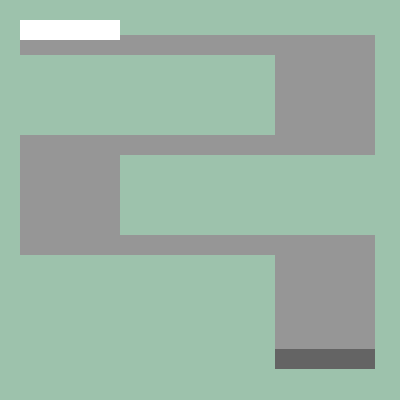
Frame 1 (no input)
Frame 60 (the mouse pressed at the canvas centre just before this capture): identical to frame 1, image omitted
Frame 120 (the mouse held since frame 60 and released just before this capture): identical to frame 1, image omitted

The Processing sketch that drew this single still picture (run headless with seeded random() and noise(); from frame 60 on, the mouse is pressed at the canvas centre):

// Processing sketch: processing_87189
// ── processing_87189.pde

//Cristina Shin cshin1 Copyright Cristina Shin 1/28/2013
//Keyboard commands are left, right, up, and down, reach the dark gray rectangle while trying to match the gray path perfectly.

float x, y, wd, ht;

void setup( )
{
  
  x = 100;
  y = 100;
  wd = 100;
  ht = 100;

  size( 400, 400 );
  background( 157, 194, 172 );
    
    noStroke( );
    fill(150);
    rect( 20, 20, wd, ht/4);
    rect( 275, 40, wd, ht);
    rect( 20, 140, wd, ht);
    rect( 275, 250, wd, ht);
    rect( 20, 235, 3.55*wd, ht/5);
    rect( 20, 35, 3.55*wd, ht/5);
    rect( 20, 135, 3.55*wd, ht/5);
    rect( 20, 235, 3.55*wd, ht/5);
  
}


void draw( )
{  
  
  fill(100);
  rect( 275, 349, wd, ht/5);
    
    
  noStroke( );
  fill( 255 );
  rect( x/5, y/5, wd, ht/5);
  
}
//Keyboard commands are left, right, up, and down, reach the dark gray rectangle while trying to match the gray path perfectly.
void keyPressed() {
  if (key == CODED) {
    if (keyCode == LEFT) {
      x = x - 20;
    } else if (keyCode == RIGHT) {
      x = x + 20;
    } else if (keyCode == DOWN ) {
      y = y + 20;
    } else if (keyCode == UP ) {
      y = y - 20;
      
  }}}
  
  
